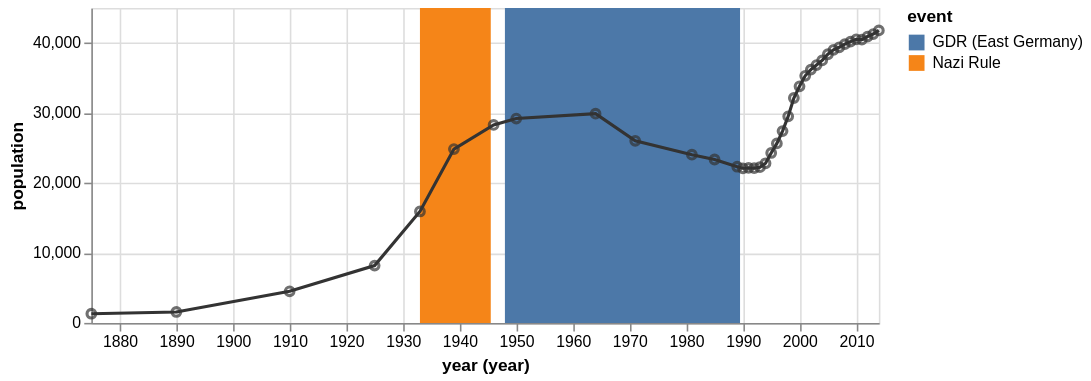

This figure's Vega-Lite source:
### Vega specification from a JSON file in a GitHub repository (floating-point values rounded to 4 significant figures)
{"$schema": "https://vega.github.io/schema/vega/v5.json", "description": "The population of the German city of Falkensee over time", "background": "white", "padding": 5, "width": 500, "height": 200, "style": "cell", "data": [{"name": "source_0", "values": [{"year": "1875", "population": 1309}, {"year": "1890", "population": 1558}, {"year": "1910", "population": 4512}, {"year": "1925", "population": 8180}, {"year": "1933", "population": 15915}, {"year": "1939", "population": 24824}, {"year": "1946", "population": 28275}, {"year": "1950", "population": 29189}, {"year": "1964", "population": 29881}, {"year": "1971", "population": 26007}, {"year": "1981", "population": 24029}, {"year": "1985", "population": 23340}, {"year": "1989", "population": 22307}, {"year": "1990", "population": 22087}, {"year": "1991", "population": 22139}, {"year": "1992", "population": 22105}, {"year": "1993", "population": 22242}, {"year": "1994", "population": 22801}, {"year": "1995", "population": 24273}, {"year": "1996", "population": 25640}, {"year": "1997", "population": 27393}, {"year": "1998", "population": 29505}, {"year": "1999", "population": 32124}, {"year": "2000", "population": 33791}, {"year": "2001", "population": 35297}, {"year": "2002", "population": 36179}, {"year": "2003", "population": 36829}, {"year": "2004", "population": 37493}, {"year": "2005", "population": 38376}, {"year": "2006", "population": 39008}, {"year": "2007", "population": 39366}, {"year": "2008", "population": 39821}, {"year": "2009", "population": 40179}, {"year": "2010", "population": 40511}, {"year": "2011", "population": 40465}, {"year": "2012", "population": 40905}, {"year": "2013", "population": 41258}, {"year": "2014", "population": 41777}]}, {"name": "source_1", "values": [{"start": "1933", "end": "1945", "event": "Nazi Rule"}, {"start": "1948", "end": "1989", "event": "GDR (East Germany)"}]}, {"name": "data_0", "source": "source_0", "transform": [{"type": "formula", "expr": "timeParse(datum[\"year\"],'%Y')", "as": "year"}, {"field": "year", "type": "timeunit", "units": ["year"], "as": ["year_year", "year_year_end"]}]}, {"name": "data_1", "source": "data_0", "transform": [{"type": "filter", "expr": "(isDate(datum[\"year_year\"]) || (isValid(datum[\"year_year\"]) && isFinite(+datum[\"year_year\"]))) && isValid(datum[\"population\"]) && isFinite(+datum[\"population\"])"}]}, {"name": "data_2", "source": "source_1", "transform": [{"type": "formula", "expr": "timeParse(datum[\"start\"],'%Y')", "as": "start"}, {"type": "formula", "expr": "timeParse(datum[\"end\"],'%Y')", "as": "end"}, {"field": "start", "type": "timeunit", "units": ["year"], "as": ["year_start", "year_start_end"]}, {"field": "end", "type": "timeunit", "units": ["year"], "as": ["year_end", "year_end_end"]}, {"type": "filter", "expr": "(isDate(datum[\"year_start\"]) || (isValid(datum[\"year_start\"]) && isFinite(+datum[\"year_start\"])))"}]}], "marks": [{"name": "layer_0_marks", "type": "rect", "style": ["rect"], "from": {"data": "data_2"}, "encode": {"update": {"fill": {"scale": "color", "field": "event"}, "x": {"scale": "x", "field": "year_start"}, "x2": {"signal": "scale(\"x\", 0.5 * datum[\"year_end\"] + 0.5 * datum[\"year_end_end\"])"}, "y": {"value": 0}, "y2": {"field": {"group": "height"}}}}}, {"name": "layer_1_marks", "type": "line", "style": ["line"], "sort": {"field": "datum[\"year_year\"]"}, "from": {"data": "data_0"}, "encode": {"update": {"stroke": {"value": "#333"}, "x": {"scale": "x", "field": "year_year"}, "y": {"scale": "y", "field": "population"}, "defined": {"signal": "isValid(datum[\"year_year\"]) && isFinite(+datum[\"year_year\"]) && isValid(datum[\"population\"]) && isFinite(+datum[\"population\"])"}}}}, {"name": "layer_2_marks", "type": "symbol", "style": ["point"], "from": {"data": "data_1"}, "encode": {"update": {"opacity": {"value": 0.7}, "fill": {"value": "transparent"}, "stroke": {"value": "#333"}, "x": {"scale": "x", "field": "year_year"}, "y": {"scale": "y", "field": "population"}}}}], "scales": [{"name": "x", "type": "time", "domain": {"fields": [{"data": "data_2", "field": "year_start"}, {"data": "data_2", "field": "year_end"}, {"data": "data_0", "field": "year_year"}, {"data": "data_1", "field": "year_year"}]}, "range": [0, {"signal": "width"}]}, {"name": "color", "type": "ordinal", "domain": {"data": "data_2", "field": "event", "sort": true}, "range": "category"}, {"name": "y", "type": "linear", "domain": {"fields": [{"data": "data_0", "field": "population"}, {"data": "data_1", "field": "population"}]}, "range": [{"signal": "height"}, 0], "nice": true, "zero": true}], "axes": [{"scale": "x", "orient": "bottom", "gridScale": "y", "grid": true, "tickCount": {"signal": "ceil(width/40)"}, "domain": false, "labels": false, "maxExtent": 0, "minExtent": 0, "ticks": false, "zindex": 0}, {"scale": "y", "orient": "left", "gridScale": "x", "grid": true, "tickCount": {"signal": "ceil(height/40)"}, "domain": false, "labels": false, "maxExtent": 0, "minExtent": 0, "ticks": false, "zindex": 0}, {"scale": "x", "orient": "bottom", "grid": false, "title": "year (year)", "labelFlush": true, "labelOverlap": true, "tickCount": {"signal": "ceil(width/40)"}, "encode": {"labels": {"update": {"text": {"signal": "timeFormat(datum.value, timeUnitSpecifier([\"year\"], {\"year-month\":\"%b %Y \",\"year-month-date\":\"%b %d, %Y \"}))"}}}}, "zindex": 0}, {"scale": "y", "orient": "left", "grid": false, "title": "population", "labelOverlap": true, "tickCount": {"signal": "ceil(height/40)"}, "zindex": 0}], "legends": [{"fill": "color", "gradientLength": {"signal": "clamp(height, 64, 200)"}, "symbolType": "square", "title": "event"}]}
